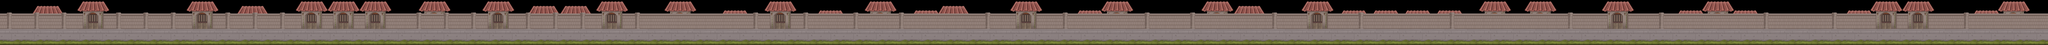

This game map was drawn from its Tiled (.tmx) file and the tilesets committed beside it. A one-line description and the trimmed map source follow:
An orthogonal 450x10 tile map with 80x80 px tiles, 4 tile layers (street, house2, wall, house) and 79 objects (27x toanchan1, 14x toanchan2, 10x coin_straight, 6x coin_bag, 5x coin_circle, ...).

<map version="1.0" orientation="orthogonal" renderorder="right-down" width="450" height="10" tilewidth="80" tileheight="80" nextobjectid="127">
 <tileset firstgid="1" name="Map_CungTrungDuong" tilewidth="80" tileheight="80" tilecount="99" columns="11">
  <image source="Map_CungTrungDuong/Map_CungTrungDuong.png" width="880" height="720" />
 </tileset>
 <layer name="street" width="450" height="10">
  <data>[4500 cells, 1800 non-empty, 20 distinct tile ids]</data>
 </layer>
 <layer name="house2" width="450" height="10">
  <data>[4500 cells, 379 non-empty, 22 distinct tile ids]</data>
 </layer>
 <layer name="wall" width="450" height="10">
  <data>[4500 cells, 1895 non-empty, 19 distinct tile ids]</data>
 </layer>
 <layer name="house" width="450" height="10">
  <data>[4500 cells, 610 non-empty, 41 distinct tile ids]</data>
 </layer>
 <objectgroup name="ground">
  <object id="2" x="0" y="604" width="35996" height="2" />
 </objectgroup>
 <objectgroup name="coin_tim">
  <object id="20" name="coin_tim" x="2960" y="332" width="132" height="128" />
  <object id="64" name="coin_tim" x="3836" y="336" width="124" height="124" />
 </objectgroup>
 <objectgroup name="coin_bullion">
  <object id="63" name="coin_bullion" x="3168" y="164" width="68" height="56" />
  <object id="65" name="coin_bullion" x="4048" y="160" width="68" height="56" />
  <object id="76" name="coin_bullion" x="7325" y="293" width="60" height="60" />
  <object id="77" name="coin_bullion" x="7889" y="285" width="60" height="60" />
 </objectgroup>
 <objectgroup name="toanchan_student2">
  <object id="21" name="toanchan2" x="4476" y="498" width="48" height="104" />
  <object id="22" name="toanchan2" x="5196" y="496" width="64" height="112" />
  <object id="24" name="toanchan2" x="5920" y="495" width="64" height="108" />
  <object id="26" name="toanchan2" x="8880" y="494" width="36" height="108" />
  <object id="69" name="toanchan2" x="9848" y="490" width="36" height="108" />
  <object id="71" name="toanchan2" x="10800" y="494" width="36" height="108" />
  <object id="82" name="toanchan2" x="18323" y="476" width="48" height="124" />
  <object id="102" name="toanchan2" x="24964" y="488" width="56" height="112" />
  <object id="103" name="toanchan2" x="25844" y="492" width="56" height="112" />
  <object id="108" name="toanchan2" x="29680" y="490" width="56" height="112" />
  <object id="115" name="toanchan2" x="34968" y="484" width="56" height="120" />
  <object id="116" name="toanchan2" x="11280" y="494" width="36" height="108" />
  <object id="120" name="toanchan2" x="14468" y="472" width="44" height="128" />
  <object id="121" name="toanchan2" x="21865" y="473" width="52" height="128" />
 </objectgroup>
 <objectgroup name="toanchan_student">
  <object id="7" name="toanchan1" x="14284" y="468" width="36" height="132" />
  <object id="8" name="toanchan1" x="14660" y="472" width="36" height="128" />
  <object id="9" name="toanchan1" x="14092" y="473" width="36" height="128" />
  <object id="17" name="toanchan1" x="1916" y="457" width="44" height="144" />
  <object id="19" name="toanchan1" x="2160" y="463" width="32" height="140" />
  <object id="27" name="toanchan1" x="8396" y="493" width="40" height="108" />
  <object id="61" name="toanchan1" x="2400" y="463" width="32" height="140" />
  <object id="62" name="toanchan1" x="2640" y="463" width="32" height="140" />
  <object id="28" name="toanchan1" x="9356" y="496" width="44" height="112" />
  <object id="70" name="toanchan1" x="10324" y="489" width="44" height="112" />
  <object id="81" name="toanchan1" x="16724" y="484" width="40" height="120" />
  <object id="87" name="toanchan1" x="20101" y="469" width="56" height="136" />
  <object id="88" name="toanchan1" x="20386" y="465" width="56" height="136" />
  <object id="89" name="toanchan1" x="20661" y="462" width="56" height="136" />
  <object id="90" name="toanchan1" x="20949" y="465" width="56" height="136" />
  <object id="91" name="toanchan1" x="21265" y="464" width="56" height="136" />
  <object id="92" name="toanchan1" x="21545" y="464" width="56" height="136" />
  <object id="104" name="toanchan1" x="26644" y="480" width="52" height="124" />
  <object id="106" name="toanchan1" x="28164" y="488" width="48" height="116" />
  <object id="109" name="toanchan1" x="30884" y="484" width="60" height="124" />
  <object id="111" name="toanchan1" x="32080" y="476" width="60" height="124" />
  <object id="112" name="toanchan1" x="33040" y="480" width="60" height="124" />
  <object id="113" name="toanchan1" x="33524" y="476" width="60" height="124" />
  <object id="114" name="toanchan1" x="34000" y="480" width="60" height="124" />
  <object id="117" name="toanchan1" x="13889" y="477" width="36" height="128" />
  <object id="118" name="toanchan1" x="14844" y="471" width="36" height="128" />
  <object id="119" name="toanchan1" x="15036" y="471" width="36" height="128" />
 </objectgroup>
 <objectgroup name="coin_parabol">
  <object id="73" name="coin_parabol" x="12362" y="452" width="400" height="20" />
 </objectgroup>
 <objectgroup name="coin_zigzag">
  <object id="83" name="coin_zigziag" x="17044" y="648" width="792" height="40" />
  <object id="105" name="coin_zigzag" x="27044" y="652" width="792" height="36" />
  <object id="107" name="coin_zigzag" x="28560" y="652" width="792" height="36" />
 </objectgroup>
 <objectgroup name="coin_bag">
  <object id="78" name="coin_bag" x="15400" y="372" width="84" height="72" />
  <object id="79" name="coin_bag" x="15796" y="240" width="84" height="72" />
  <object id="80" name="coin_bag" x="16196" y="371" width="84" height="72" />
  <object id="99" name="coin_bag" x="22584" y="216" width="104" height="52" />
  <object id="100" name="coin_bag" x="23308" y="216" width="104" height="52" />
  <object id="101" name="coin_bag" x="24028" y="212" width="104" height="52" />
 </objectgroup>
 <objectgroup name="coin_straight">
  <object id="6" name="coin_straight" x="11520" y="540" width="636" height="12" />
  <object id="16" name="coin_straight" x="479" y="482" width="640" height="28" />
  <object id="25" name="coin_straight" x="6320" y="536" width="640" height="16" />
  <object id="59" name="coin_straight" x="475" y="398" width="644" height="28" />
  <object id="66" name="coin_straight" x="6320" y="458" width="640" height="16" />
  <object id="72" name="coin_straight" x="12240" y="540" width="636" height="12" />
  <object id="74" name="coin_straight" x="12964" y="540" width="636" height="12" />
  <object id="84" name="coin_straight" x="18804" y="540" width="636" height="20" />
  <object id="85" name="coin_straight" x="19040" y="452" width="636" height="20" />
  <object id="110" name="coin_straight" x="31200" y="540" width="644" height="20" />
 </objectgroup>
 <objectgroup name="coin_circle">
  <object id="30" name="coin_circle" x="7124" y="464" width="64" height="88" />
  <object id="68" name="coin_circle" x="7680" y="468" width="64" height="88" />
  <object id="96" name="coin_circle" x="22376" y="448" width="48" height="52" />
  <object id="97" name="coin_circle" x="23100" y="425" width="48" height="52" />
  <object id="98" name="coin_circle" x="23821" y="425" width="48" height="52" />
 </objectgroup>
 <objectgroup name="boss">
  <object id="32" x="30248" y="252" width="74" height="76" />
 </objectgroup>
 <objectgroup name="under_ground">
  <object id="33" x="0" y="690" width="35992" />
 </objectgroup>
 <objectgroup name="item">
  <object id="123" name="item_magnet" x="4803.03" y="330.303" width="63.6364" height="60.6061">
   <properties>
    <property name="type" type="int" value="2" />
   </properties>
  </object>
  <object id="124" name="item_health" x="11121.2" y="327.273" width="66.6667" height="60.6061">
   <properties>
    <property name="type" type="int" value="0" />
   </properties>
  </object>
  </objectgroup>
</map>
<!-- 2 of 79 objects omitted -->
